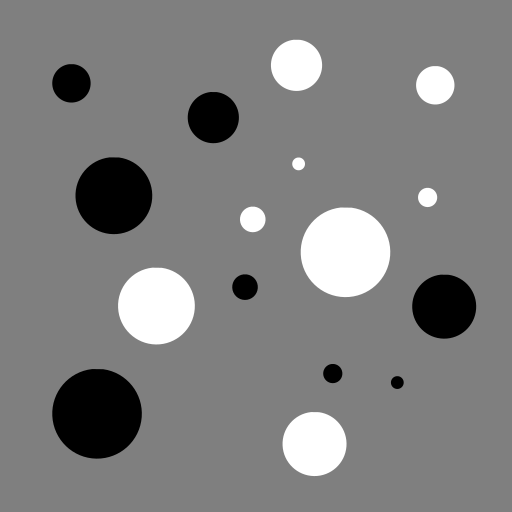
#> input picture Andreas/Week 2/EX_2_data/test_blob_varying.png, 512 x 512 px
$ jupyter execute --allow-errors blob_Detection.ipynb
#> lines starting #> are read from the running program, lines starting #| are printed output that depends on the picture
[cell 1]
import cv2
import numpy as np
import matplotlib.pyplot as plt
import scipy
from scipy import ndimage
import math
from skimage import feature

# Blob detection

### Introduction
We first import a test picture to be used in the exercises.

[cell 2]
img = cv2.imread('EX_2_data/test_blob_uniform.png.', cv2.IMREAD_GRAYSCALE)
#> (the rest of this cell did not finish here and is left out)

### Task 1

The density of a Gaussian with mean equal to zero, and variance $t$ can be written as:
\begin{equation}
g(x) = \frac{1}{\sqrt{2\pi t}} e^{-\frac{x^2}{2t}}
\end{equation}
The secondderivative of which can be computed to be:
$$\frac{d^2}{dx^2}g =
\frac{-1}{t\sqrt{2\pi t}}e^{\frac{-x^2}{2t}} + \frac{x^2}{t^2\sqrt{2\pi t}}e^{\frac{-x^2}{2t}} =
\left(\frac{x^2}{t^2}-\frac{1}{t}\right)\frac{1}{\sqrt{2\pi t}}e^{\frac{-x^2}{2t}} = \left(\frac{x^2}{t^2}-\frac{1}{t}\right)\cdot g$$

### Task 2
A function is implemented to compute a filter kernel og $g$, and $\frac{d^2}{dx^2}g$ given $t$.

The width of the kernel is set to be (at least) $3\cdot \sqrt{t}$. That is since approx. 99.7 % of the probability density is within 3 std. deviations of the mean in a normal distribution.

[cell 3]
def gaussian(t=3, s=3):
    x = np.arange(-np.ceil(s*np.sqrt(t)), np.ceil((s*np.sqrt(t)))+1)
    filt = 1.0/np.sqrt(t*2.0*np.pi)*np.exp(-(x**2.0)/(2.0*t))
    return np.array([filt])

def fst_deriv_gaussian(t=3, s=3):
    x = np.arange(-np.ceil(s*np.sqrt(t)), np.ceil((s*np.sqrt(t)))+1)
    filt = (-x/t)*gaussian(t, s=s)
    return np.array([filt])

def scd_deriv_gaussian(t=3, s=3):
    x = np.arange(-np.ceil(s*np.sqrt(t)), np.ceil((s*np.sqrt(t)))+1)
    filt = ((x**2.0)/(t**2.0) - 1/t)*gaussian(t, s=s)
    return filt

[cell 4]
t = 25**2/2 # the variance of the filter
s = 3 # multiplier for finding kernel width
scd_gauss = scd_deriv_gaussian(t, s) # Second dev. gaussian filter
gauss = gaussian(t, s) # Gaussian filter

### Task 3

The filters above are used to on the test-image provided above to compute the Laplacian og the image convoluted with a gaussian. The Laplacian of a function $f$ is defined as:

$$
\nabla^2 f = \sum_{i=1}^n \frac{\delta^2}{\delta x_i^2} f
$$

Thus the scale-space Laplacian can be written as:

$$
\nabla^2 L = L_{xx} + L_{yy}
$$

Now remember that:

$$
L(x,y,t) = g_t(x,y)*I
$$

But then:

\begin{align}
L_{xx} &= \frac{\delta^2}{\delta x_i^2} L = \frac{\delta^2}{\delta x^2} [I*g_t(x,y)] \\
&= I*\frac{\delta^2}{\delta x^2} g_t(x,y) \\
&= I*\frac{\delta^2}{\delta x^2} [g_{t/2}(x) * g_{t/2}(y)] \\
&= I*\frac{\delta^2}{\delta x^2} [g_{t/2}(x)] * g_{t/2}(y) \\
&= g_{t/2}(y)*\frac{\delta^2}{\delta x^2} [g_{t/2}(x)]*I
\end{align}

Where the second and last equality follows as convolution is commutative. The third and fifth equality follows from the properties of taken the derivative of a convolution, and the fourth equality follows from the separability of gaussians.

$L_{yy}$ can be computed analogously. We thus compute the Laplacian as follows:

[cell 5]
L_xx = img
#> (the rest of this cell did not finish here and is left out)

Note that the seperability of the gaussians are used to speed up computations.

### Task 4

We now compute local maxima/minima for the output image from the previous exercise using the scale $t$.

#> (a cell that did not finish here is left out)

### Task 5

From the notes we have that the radius of the circles on the test-picture in an optimal setting should be equal to $\sqrt{2t}$. As we know the the radius, $r$, is $25$, this amounts to setting $t = \frac{25^2}{2}$. Doing this we have:

[cell 7]
fig = plt.figure(figsize=(9,6))
ax = fig.add_subplot(1,1,1)

#> (the rest of this cell did not finish here and is left out)

### Task 6

Putting $t=25^2/2$ achieves the required result.

### Task 7

The scale invariant Laplacian is given as $t\nabla^2L$.

[cell 8]
def scanScaleSpace(img, t_lst, s=3):
    r, c = img.shape
    L = np.zeros((len(t_lst),r,c))

    for i, t in enumerate(t_lst):
        scd_gauss = scd_deriv_gaussian(t, s) # Second dev. gaussian filter
        gauss = gaussian(t, s) # Gaussian filter

        L_xx = img
        L_xx = scipy.ndimage.convolve(L_xx, scd_gauss)
        L_xx = scipy.ndimage.convolve(L_xx, gauss.transpose())

        L_yy = img
        L_yy = scipy.ndimage.convolve(L_yy, scd_gauss.transpose())
        L_yy = scipy.ndimage.convolve(L_yy, gauss)

        L_nab = t*(L_xx + L_yy)

        L[i,:,:] = L_nab

    return L

[cell 9]
min_size = 5
max_size = 40
sizes = np.arange(min_size, max_size)
t_lst = sizes**2/2

#> (the rest of this cell did not finish here and is left out)

[cell 10]
print(sizes)

#> (a cell that did not finish here is left out)

As seen above the detected scales are:

[cell 12]
print("Detected scales: ", sizes[19], ", ", sizes[20], ", ", sizes[21])

[cell 13]
# We plot the points from all detected scales:
fig = plt.figure(figsize=(9,6))
ax = fig.add_subplot(1,1,1)

#> (the rest of this cell did not finish here and is left out)

### Task 8

We now detect blobs in the test image test_blob_varying.png.

[cell 14]
img = cv2.imread('EX_2_data/test_blob_varying.png', cv2.IMREAD_GRAYSCALE)
#> img is the input picture: shape (512, 512); min 0, max 255, mean 127.1
img = img.astype(float)
plt.imshow(img)
plt.show()

[cell 15]
min_size = 5
max_size = 50
sizes = np.arange(min_size, max_size)
t_lst = sizes**2/2

scale_space_L = scanScaleSpace(img, t_lst)
#> the loop in scanScaleSpace (call 2), `for i, t in enumerate(t_lst):` made 45 passes
#> pass 1, in scanScaleSpace (call 2), `L_xx = scipy.ndimage.convolve(L_xx, gauss.transpose())`:
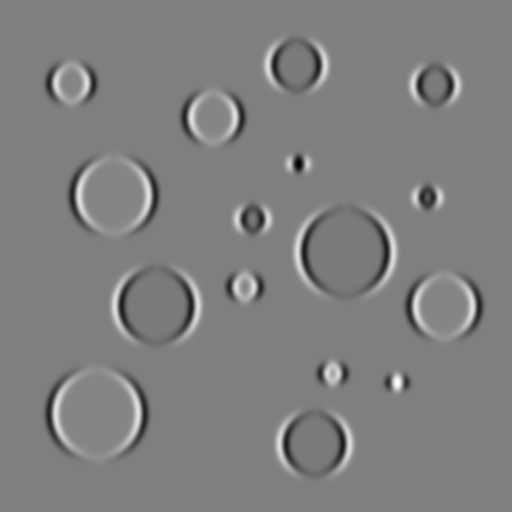
#> L_xx: shape (512, 512) float64; min -3.39, max 3.11, mean -0.13; drawn with min black and max white
#> pass 1, in scanScaleSpace (call 2), `L_yy = scipy.ndimage.convolve(L_yy, scd_gauss.transpose())`:
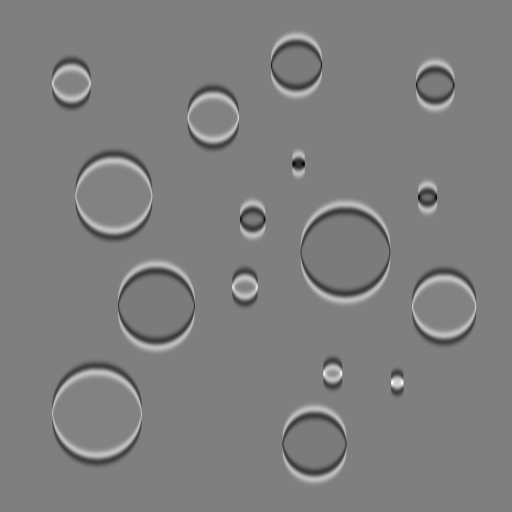
#> L_yy: shape (512, 512) float64; min -4.92, max 4.68, mean -0.13; drawn with min black and max white
#> pass 1, in scanScaleSpace (call 2), `L_yy = scipy.ndimage.convolve(L_yy, gauss)`:
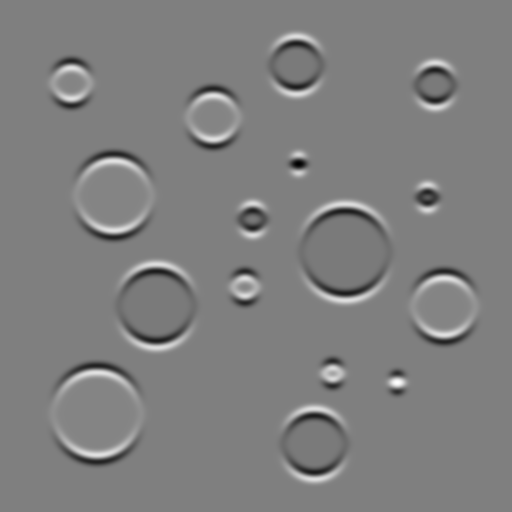
#> L_yy: shape (512, 512) float64; min -3.37, max 3.1, mean -0.13; drawn with min black and max white

center_min = feature.peak_local_max(-scale_space_L, min_distance=1, threshold_rel=0.9)
#> center_min = [[36, 306, 156], [41, 253, 347], [27, 443, 314], [21, 65, 296], [19, 65, 296], [14, 85, 435], [8, 219, 252], [5, 197, 427], [1, 163, 298]]
center_max = feature.peak_local_max(scale_space_L, min_distance=1, threshold_rel=0.9)
#> center_max = [[41, 412, 97], [5, 373, 332], [28, 306, 443], [1, 382, 397], [14, 83, 71], [8, 287, 245], [20, 117, 213], [34, 196, 113], [37, 196, 114]]

center_min_2d = center_min[:,1:]
#> center_min_2d = [[306, 156], [253, 347], [443, 314], [65, 296], [65, 296], [85, 435], [219, 252], [197, 427], [163, 298]]
center_max_2d = center_max[:,1:]
#> center_max_2d = [[412, 97], [373, 332], [306, 443], [382, 397], [83, 71], [287, 245], [117, 213], [196, 113], [196, 114]]

[cell 16]
print(center_min)
#| [[ 36 306 156]
#|  [ 41 253 347]
#|  [ 27 443 314]
#|  [ 21  65 296]
#|  [ 19  65 296]
#|  [ 14  85 435]
#|  [  8 219 252]
#|  [  5 197 427]
#|  [  1 163 298]]

[cell 17]
# We plot the points from all detected scales:
fig = plt.figure(figsize=(9,6))
ax = fig.add_subplot(1,1,1)

im1 = ax.imshow(img, cmap='viridis')
ax.set_title('Image_with centers and circles')
ax.scatter(center_min_2d[:,1], center_min_2d[:,0], c='blue', s=4)
ax.scatter(center_max_2d[:,1], center_max_2d[:,0], c='red', s=4)
for iCirc in range(len(center_min_2d[:,1])):
    print(sizes[iCirc])
    circ = plt.Circle((center_min_2d[iCirc,1], center_min_2d[iCirc,0]), sizes[center_min[iCirc,0]], edgecolor='blue', facecolor='None', fill=False)
    ax.add_artist(circ)
#> this loop made 9 passes
#| 5
#| 6
#| 7
#| 8
#| 9
#| 10
#| 11
#| 12
#> (further printed lines are left out)
for iCirc in range(len(center_max_2d[:,1])):
    print(sizes[iCirc])
    circ = plt.Circle((center_max_2d[iCirc,1], center_max_2d[iCirc,0]), sizes[center_max[iCirc,0]], edgecolor='red', facecolor='None', fill=False)
    ax.add_artist(circ)
fig.show()
fig.tight_layout()
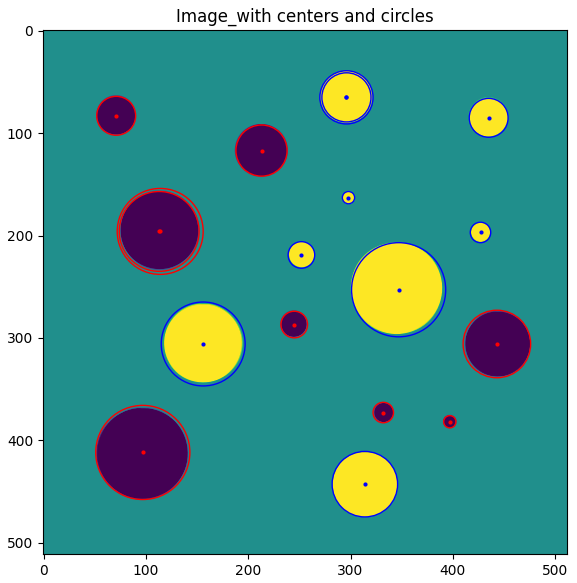
#> figure drawn by matplotlib, 1 panel

### Task 9

[cell 18]
img = cv2.imread('EX_2_data/SEM.png', cv2.IMREAD_GRAYSCALE)
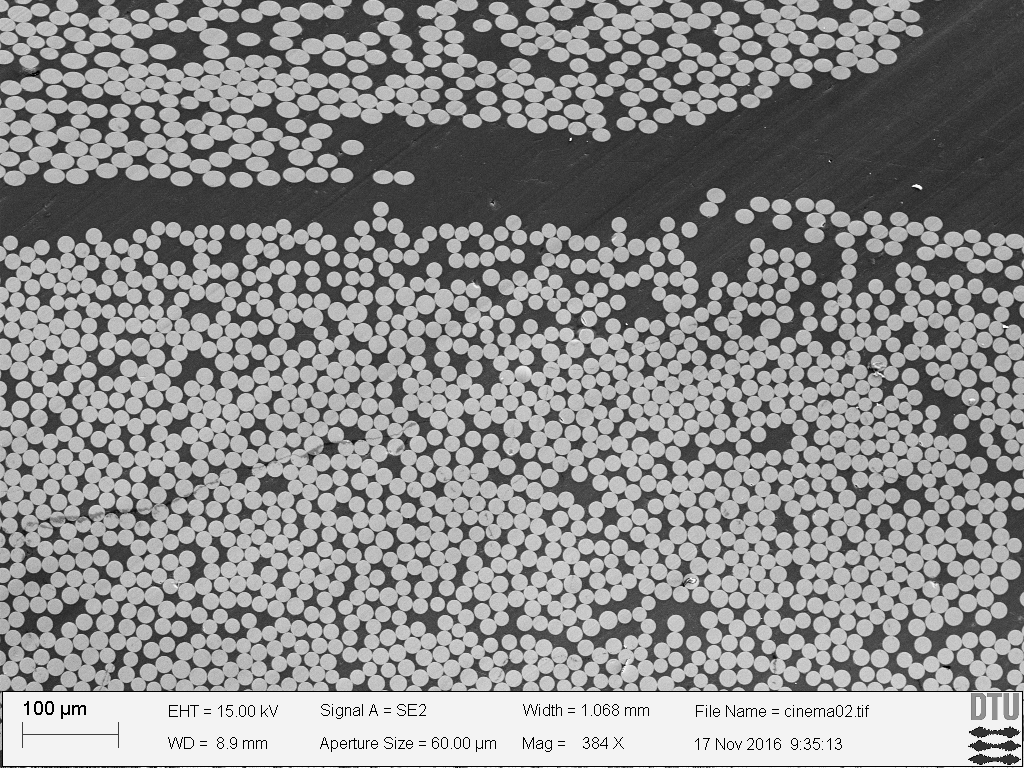
#> input picture Andreas/Week 2/EX_2_data/SEM.png, 1024 x 768 px
#> img is the input picture: shape (768, 1024); min 0, max 254, mean 141.9
img = img.astype(float)
plt.imshow(img)
plt.show()

[cell 19]
min_size = 2 # (can not be returned)
max_size = 12 # (can not be returned)

#min_size = 1
#max_size = 12
sizes = np.arange(min_size, max_size)
t_lst = sizes**2/2

scale_space_L = scanScaleSpace(img, t_lst)
#> the loop in scanScaleSpace (call 3), `for i, t in enumerate(t_lst):` made 10 passes
#> pass 1, in scanScaleSpace (call 3), `L_xx = scipy.ndimage.convolve(L_xx, scd_gauss)`:
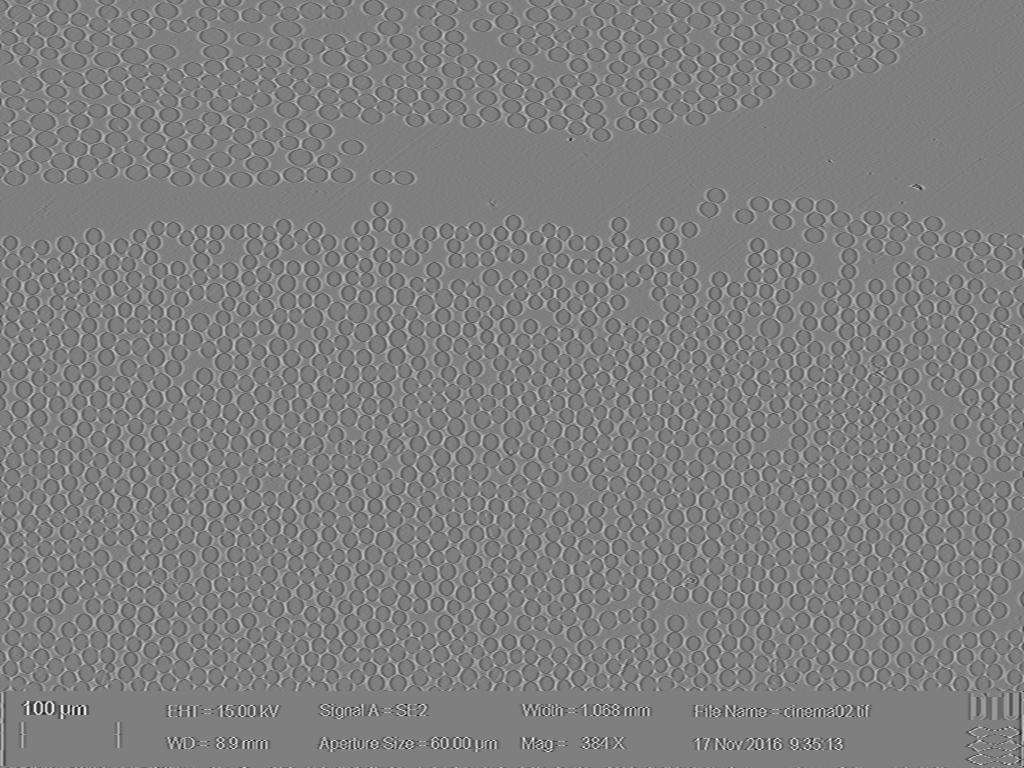
#> L_xx: shape (768, 1024) float64; min -60.97, max 60.82, mean -0.1; drawn with min black and max white
#> pass 1, in scanScaleSpace (call 3), `L_yy = scipy.ndimage.convolve(L_yy, scd_gauss.transpose())`:
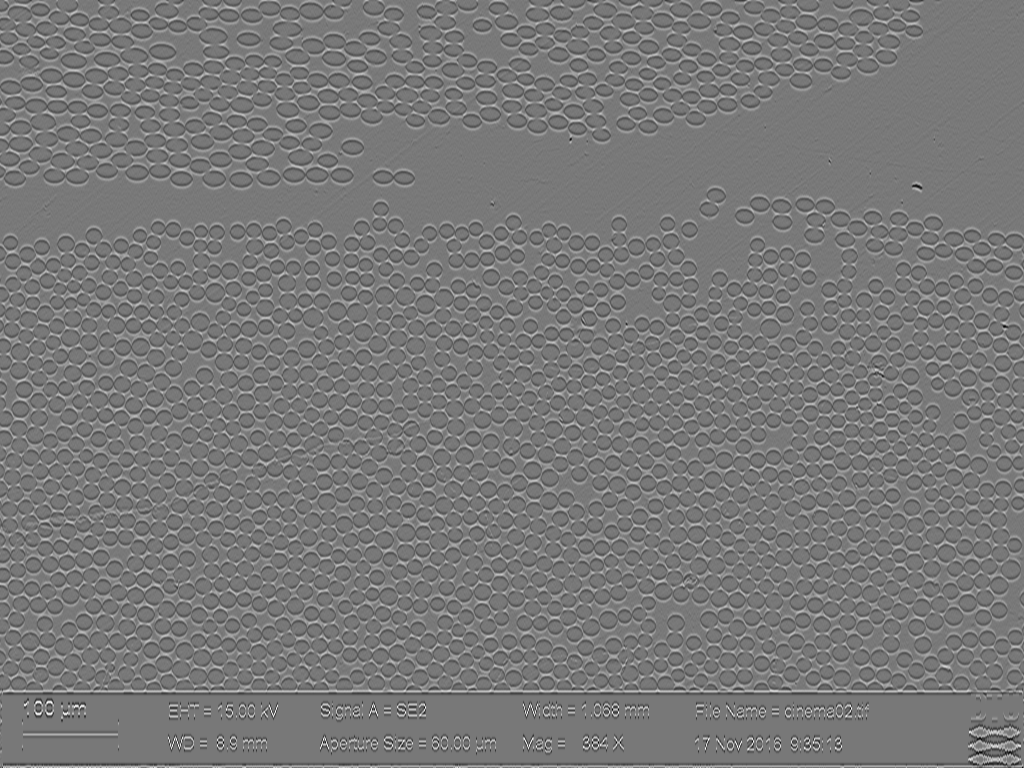
#> L_yy: shape (768, 1024) float64; min -55.05, max 60.82, mean -0.1; drawn with min black and max white

#enter_min = feature.peak_local_max(-scale_space_L, min_distance=1, threshold_rel=0.25)
#center_max = feature.peak_local_max(scale_space_L, min_distance=1, threshold_rel=0.25)

center_min = feature.peak_local_max(-scale_space_L, min_distance=2, threshold_rel=0.31)
#> center_min = 1939 rows, first 8: [2, 739, 1016], [2, 739, 1003], [2, 752, 1016], [2, 739, 986], [2, 752, 986], [2, 752, 1002], [6, 229, 689], [5, 25, 481]
center_max = feature.peak_local_max(scale_space_L, min_distance=1, threshold_rel=0.1)
#> center_max = 2482 rows, first 8: [4, 731, 979], [4, 731, 1009], [1, 690, 10], [1, 689, 70], [2, 732, 974], [3, 688, 127], [1, 732, 972], [1, 759, 1016]

center_min_2d = center_min[:,1:]
#> center_min_2d = 1939 pairs, first value 5 to 757, second value 8 to 1018
center_max_2d = center_max[:,1:]
#> center_max_2d = 2482 pairs, first value 4 to 759, second value 2 to 1018

[cell 20]
print(center_min)
#> (printed output is left out)
print(center_max)
#> (printed output is left out)
#print("max size: ", sizes[max(center_max[:,0])])
print("max size: ", sizes[max(center_min[:,0])])
#| max size:  9
print("min size: ", sizes[min(center_min[:,0])])
#| min size:  4
#print("min size: ", sizes[min(center_max[:,0])])

[cell 21]
# We plot the points from all detected scales:
fig = plt.figure(figsize=(9,6))
ax = fig.add_subplot(1,2,1)

im1 = ax.imshow(img, cmap='viridis')
ax.set_title('Image_with centers and circles')
#ax.scatter(center_min_2d[:,1], center_min_2d[:,0], c='red', s=4)
#ax.scatter(center_max_2d[:,1], center_max_2d[:,0], c='red', s=4)
for iCirc in range(len(center_min_2d[:,1])):
    circ = plt.Circle((center_min[iCirc,2], center_min[iCirc,1]), sizes[center_min[iCirc,0]], edgecolor='red', facecolor='None', fill=False)
    ax.add_artist(circ)
#for iCirc in range(len(center_max_2d[:,1])):
#    circ = plt.Circle((center_max_2d[iCirc,1], center_max_2d[iCirc,0]), sizes[center_max[iCirc,0]], edgecolor='red', facecolor='None', fill=False)
#    ax.add_artist(circ)
fig.show()
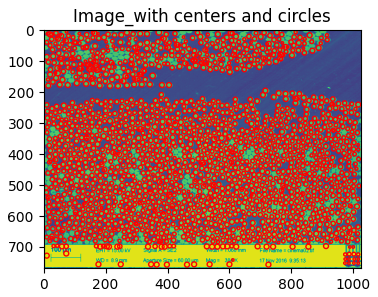
#> figure drawn by matplotlib, 1 panel
fig.tight_layout()
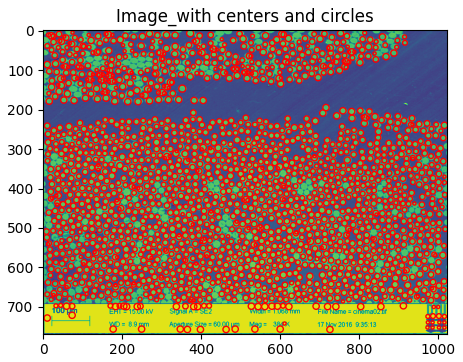
#> figure drawn by matplotlib, 1 panel

[cell 22]
plt.hist(center_min[:,:1]+min_size, bins=range(min_size, max_size))
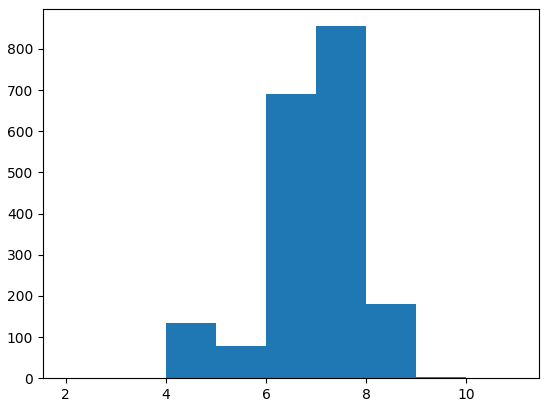
#> figure drawn by matplotlib, 1 panel; tallest bar 855 high, from x = 7 to 8

[cell 23]
len(center_min[:,:1])
#> Out = 1939

[cell 24]
print(img.shape)
#| (768, 1024)
